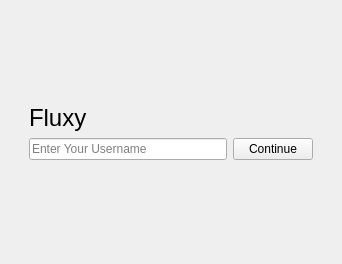
<?xml version="1.0" encoding="UTF-8"?>
<ui version="4.0">
 <class>StartWindow</class>
 <widget class="QMainWindow" name="StartWindow">
  <property name="geometry">
   <rect>
    <x>0</x>
    <y>0</y>
    <width>342</width>
    <height>264</height>
   </rect>
  </property>
  <property name="windowTitle">
   <string>Welcome To Fluxy</string>
  </property>
  <widget class="QWidget" name="centralwidget">
   <layout class="QVBoxLayout" name="verticalLayout_2">
    <item>
     <spacer name="verticalSpacer_2">
      <property name="orientation">
       <enum>Qt::Vertical</enum>
      </property>
      <property name="sizeHint" stdset="0">
       <size>
        <width>20</width>
        <height>40</height>
       </size>
      </property>
     </spacer>
    </item>
    <item>
     <layout class="QVBoxLayout" name="verticalLayout">
      <property name="leftMargin">
       <number>20</number>
      </property>
      <property name="rightMargin">
       <number>20</number>
      </property>
      <item>
       <widget class="QLabel" name="label">
        <property name="font">
         <font>
          <pointsize>18</pointsize>
         </font>
        </property>
        <property name="text">
         <string>Fluxy</string>
        </property>
       </widget>
      </item>
      <item>
       <layout class="QHBoxLayout" name="horizontalLayout">
        <item>
         <widget class="QLineEdit" name="lineEdit">
          <property name="text">
           <string/>
          </property>
          <property name="placeholderText">
           <string>Enter Your Username</string>
          </property>
         </widget>
        </item>
        <item>
         <widget class="QPushButton" name="pushButton">
          <property name="text">
           <string>Continue</string>
          </property>
         </widget>
        </item>
       </layout>
      </item>
     </layout>
    </item>
    <item>
     <spacer name="verticalSpacer">
      <property name="orientation">
       <enum>Qt::Vertical</enum>
      </property>
      <property name="sizeHint" stdset="0">
       <size>
        <width>20</width>
        <height>40</height>
       </size>
      </property>
     </spacer>
    </item>
   </layout>
  </widget>
 </widget>
 <resources/>
 <connections/>
</ui>
